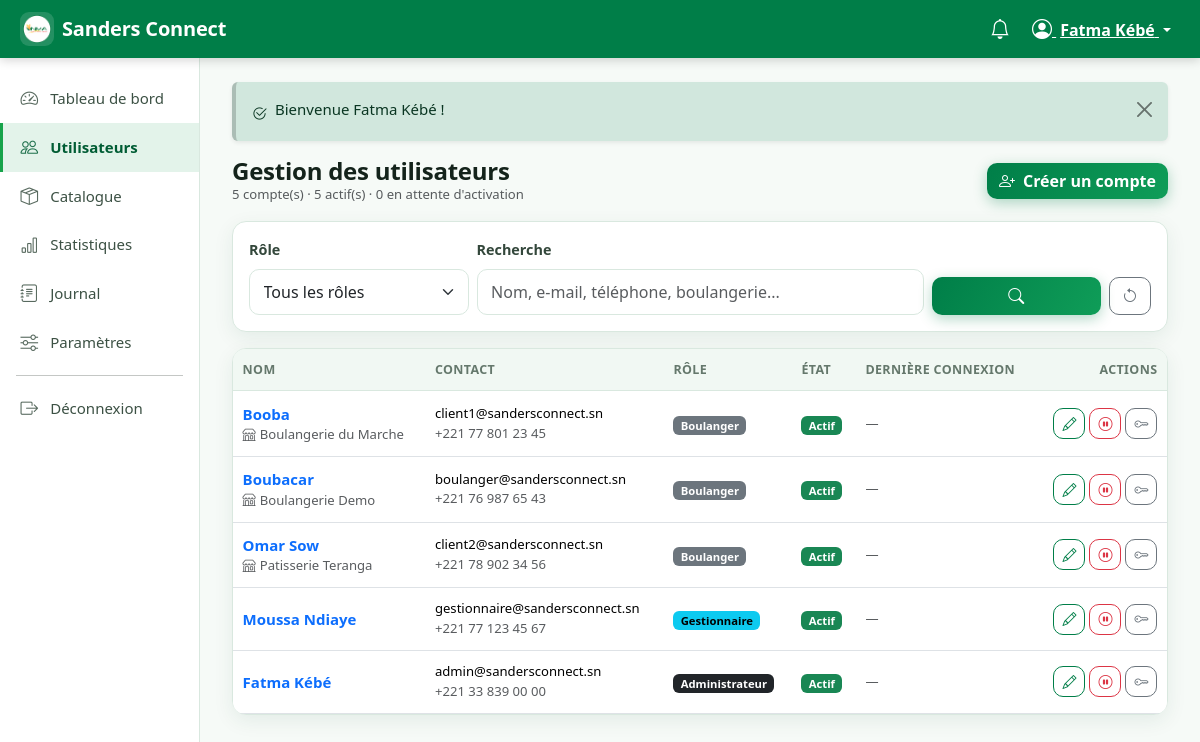
The app's page /index.php?r=administrateur/utilisateurs (signed in) with its own data.
### tables this page shows
CREATE TABLE utilisateur (
    id                  INT UNSIGNED AUTO_INCREMENT PRIMARY KEY,
    nom                 VARCHAR(150)        NOT NULL,
    email               VARCHAR(190)        NOT NULL UNIQUE,
    telephone           VARCHAR(30)         DEFAULT NULL,
    mot_de_passe        VARCHAR(255)        NOT NULL,            
    role                ENUM('boulanger','gestionnaire','administrateur') NOT NULL DEFAULT 'boulanger',
    actif               TINYINT(1)          NOT NULL DEFAULT 0,  
    double_verification TINYINT(1)          NOT NULL DEFAULT 0,  
    code_securite       VARCHAR(255)        DEFAULT NULL,        
    tentatives_connexion TINYINT UNSIGNED   NOT NULL DEFAULT 0,
    bloque_jusqua       DATETIME            DEFAULT NULL,
    reset_token         VARCHAR(64)         DEFAULT NULL,
    reset_expire_le     DATETIME            DEFAULT NULL,
    derniere_connexion  DATETIME            DEFAULT NULL,
    cree_le             DATETIME            NOT NULL DEFAULT CURRENT_TIMESTAMP,
    maj_le              DATETIME            NOT NULL DEFAULT CURRENT_TIMESTAMP ON UPDATE CURRENT_TIMESTAMP,
    INDEX idx_user_role (role, actif)
);

CREATE TABLE boulanger (
    id                  INT UNSIGNED AUTO_INCREMENT PRIMARY KEY,
    utilisateur_id      INT UNSIGNED        NOT NULL UNIQUE,
    nom_boulangerie     VARCHAR(190)        NOT NULL,
    adresse             VARCHAR(255)        NOT NULL,
    ville               VARCHAR(100)        NOT NULL DEFAULT 'Dakar',
    zone_livraison      VARCHAR(100)        DEFAULT NULL,
    cree_le             DATETIME            NOT NULL DEFAULT CURRENT_TIMESTAMP,
    CONSTRAINT fk_boulanger_user FOREIGN KEY (utilisateur_id)
        REFERENCES utilisateur(id) ON DELETE CASCADE
);

### app/views/admin/utilisateurs.php (the view, shortened to what the rows shown need)
<div class="d-flex flex-wrap justify-content-between align-items-center gap-2 mb-3">
    <div>
        <h1 class="h4 fw-bold mb-0">Gestion des utilisateurs</h1>
        <p class="text-muted small mb-0">
            <?= (int) $stats['total'] ?> compte(s) · <?= (int) $stats['actifs'] ?> actif(s) · <?= (int) $stats['inactifs'] ?> en attente d'activation
        </p>
    </div>
</div>
<div class="card">
    <div class="card-body p-0">
        <?php if ($utilisateurs === []): ?>
            <div class="sc-empty"><i class="bi bi-people"></i>Aucun compte ne correspond à ces critères.</div>
        <?php else: ?>
            <div class="table-responsive">
                <table class="table table-hover align-middle mb-0">
                    <thead>
                        <tr>
                            <th>Nom</th>
                            <th class="d-none d-md-table-cell">Contact</th>
                            <th>Rôle</th>
                            <th>État</th>
                            <th class="d-none d-lg-table-cell">Dernière connexion</th>
                            <th class="text-end">Actions</th>
                        </tr>
                    </thead>
                    <tbody>
                    <?php foreach ($utilisateurs as $u): ?>
                        <tr>
                            <td>
                                <a href="<?= e(url('administrateur/utilisateur', ['id' => (int) $u['id']])) ?>" class="fw-semibold">
                                    <?= e($u['nom']) ?>
                                </a>
                                <?php if (!empty($u['nom_boulangerie'])): ?>
                                    <div class="text-small text-muted"><i class="bi bi-shop me-1"></i><?= e($u['nom_boulangerie']) ?></div>
                                <?php endif; ?>
                            </td>
                            <td class="d-none d-md-table-cell text-small">
                                <?= e($u['email']) ?>
                                <div class="text-muted"><?= e($u['telephone'] ?? '—') ?></div>
                            </td>
                            <td>
                                <span class="badge text-bg-<?= $u['role'] === 'administrateur' ? 'dark' : ($u['role'] === 'gestionnaire' ? 'info' : 'secondary') ?>">
                                    <?= e(ucfirst($u['role'])) ?>
                                </span>
                            </td>
                            <td>
                                <span class="badge text-bg-<?= (int) $u['actif'] === 1 ? 'success' : 'secondary' ?>">
                                    <?= (int) $u['actif'] === 1 ? 'Actif' : 'Inactif' ?>
                                </span>
                            </td>
                            <td class="d-none d-lg-table-cell text-small text-muted"><?= e(datetime_fr($u['derniere_connexion'])) ?></td>
                            <td class="text-end">
                                <div class="d-flex gap-1 justify-content-end">
                                    <a href="<?= e(url('administrateur/utilisateur', ['id' => (int) $u['id']])) ?>"
                                       class="btn btn-sm btn-outline-sc" title="Modifier"><i class="bi bi-pencil"></i></a>
                                    <form method="post" action="<?= e(url('administrateur/utilisateur/activer')) ?>"
                                          data-confirmer="<?= (int) $u['actif'] === 1 ? 'Désactiver ce compte ? L\'utilisateur ne pourra plus se connecter.' : 'Activer ce compte ?' ?>">
                                        <button type="submit" class="btn btn-sm btn-outline-<?= (int) $u['actif'] === 1 ? 'danger' : 'success' ?>"
                                                title="<?= (int) $u['actif'] === 1 ? 'Désactiver' : 'Activer' ?>">
                                            <i class="bi bi-<?= (int) $u['actif'] === 1 ? 'pause-circle' : 'play-circle' ?>"></i>
                                        </button>
                                    </form>
                                    <form method="post" action="<?= e(url('administrateur/utilisateur/mot-de-passe')) ?>"
                                          data-confirmer="Générer un mot de passe provisoire pour <?= e($u['email']) ?> ?">
                                        <button type="submit" class="btn btn-sm btn-outline-secondary" title="Réinitialiser le mot de passe">
                                            <i class="bi bi-key"></i>
                                        </button>
                                    </form>
                                </div>
                            </td>
                        </tr>
                    <?php endforeach; ?>
                    </tbody>
                </table>
            </div>
        <?php endif; ?>
    </div>
</div>

### records on screen
utilisateur: id "5"
boulanger: utilisateur.nom "Booba", nom_boulangerie "Boulangerie du Marche", utilisateur.email "client1@sandersconnect.sn", utilisateur.telephone "+221 77 801 23 45", utilisateur.role "Boulanger", utilisateur.derniere_connexion "—"
boulanger: utilisateur.nom "Boubacar", nom_boulangerie "Boulangerie Demo", utilisateur.email "boulanger@sandersconnect.sn", utilisateur.telephone "+221 76 987 65 43", utilisateur.role "Boulanger", utilisateur.derniere_connexion "—"
boulanger: utilisateur.nom "Omar Sow", nom_boulangerie "Patisserie Teranga", utilisateur.email "client2@sandersconnect.sn", utilisateur.telephone "+221 78 902 34 56", utilisateur.role "Boulanger", utilisateur.derniere_connexion "—"
utilisateur: nom "Moussa Ndiaye", email "gestionnaire@sandersconnect.sn", telephone "+221 77 123 45 67", role "Gestionnaire", actif "Actif", derniere_connexion "—"
utilisateur: nom "Fatma Kébé", email "admin@sandersconnect.sn", telephone "+221 33 839 00 00", role "Administrateur", actif "Actif", derniere_connexion "—"

### other values on screen
APP_NAME "Sanders Connect"
mb_substr((string) $utilisateur['nom'], 0, 18) "Fatma Kébé"
$libelle "Tableau de bord"
$libelle "Utilisateurs"
$libelle "Catalogue"
$libelle "Statistiques"
$libelle "Journal"
$libelle "Paramètres"
$msg['message'] "Bienvenue Fatma Kébé !"
$stats['inactifs'] "0"
form field role "Tous les rôles"
